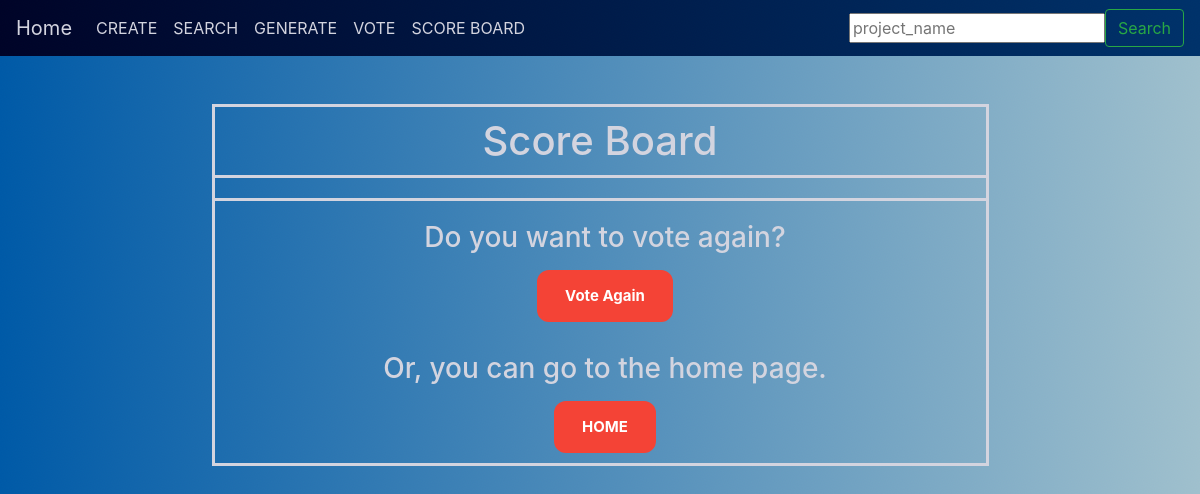
/projects/scoreBoard, run on an earlier commit of the app's database.
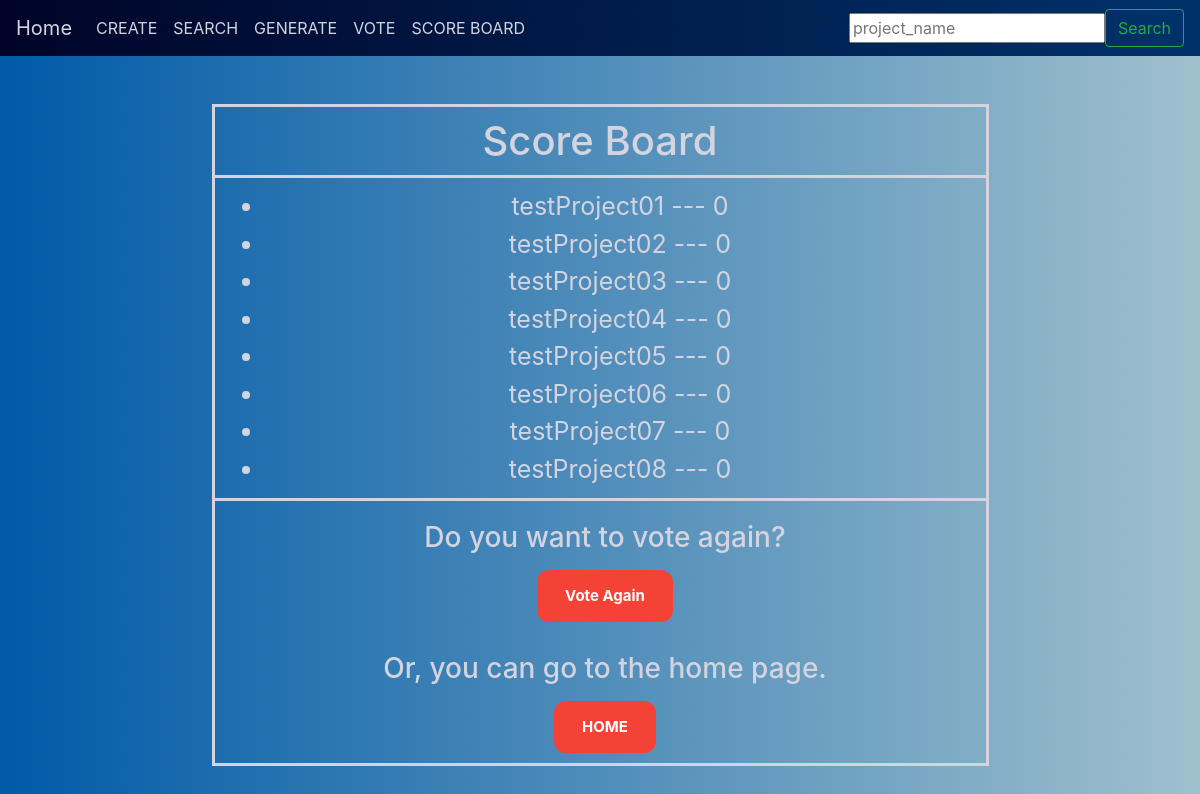
And on a later commit of the database.
### projects/models.py (models this page shows, shortened)
class Score(models.Model):
    project = models.OneToOneField(
        Projects,
        on_delete=models.CASCADE,
        primary_key=True,
    )
    score = models.IntegerField(default=0)
    first_criterion_score = models.IntegerField(default=0)
    second_criterion_score = models.IntegerField(default=0)
    third_criterion_score = models.IntegerField(default=0)

### projects/views.py (the view)
# urls.py: path('scoreBoard', views.scoreBoard, name = 'scoreBoard'),
def scoreBoard(request):
    template = loader.get_template('projects/scoreBoard.html')
    allProjects = Score.objects.raw(
        'SELECT* FROM (projects_projects JOIN projects_score ON projects_score.project_id = projects_projects.id) ORDER BY projects_score.score DESC')
    context = {
        'allProjects' : allProjects,
    }
    return HttpResponse(template.render(context, request))

### projects/templates/projects/scoreBoard.html (shortened to what this page needs)
{% include "./partials/header.html" %}
<div class="container">
  <h1 style="text-align:center;border:3px solid; padding:10px; width:70%; margin:auto">
    Score Board
  </h1>
    <ul style="border: 3px solid; border-top:none; padding:10px; width:70%; margin: auto">
      {% for p in allProjects %}
          <li style="margin-left:40px;font-size:25px;">{{ p.project_name }} --- {{ p.score }}</li>
      {% endfor %}
    </ul>
    <div style="border: 3px solid; border-top:none; padding:10px; width:70%; margin: auto">
        <h3 style="margin-top:10px;margin-bottom:15px;margin-right:0px;margin-left:10px;">Do you want to vote again?</h3>
        <a class="button button1" style="margin:0 0 0 10px;font-size:15px;font-weight: bold;" href="{% url 'projects:vote' %}">Vote Again</a>
        <h3 style="margin-top:30px;margin-bottom:15px;margin-right:0px;margin-left:10px;">Or, you can go to the home page.</h3>
        <a class="button button1" style="margin:0 0 0 10px;font-size:15px;font-weight: bold;" href="{% url 'projects:index' %}">HOME</a>
    </div>
</div>
{% include "./partials/footer.html" %}

What changed in the data, as far as the page shows it:
added Score: project_name "testProject01", score "0"
added Score: project_name "testProject02", score "0"
added Score: project_name "testProject03", score "0"
added Score: project_name "testProject04", score "0"
added Score: project_name "testProject05", score "0"
added Score: project_name "testProject06", score "0"
added Score: project_name "testProject07", score "0"
added Score: project_name "testProject08", score "0"
